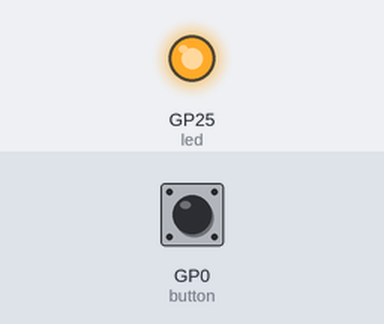
A program run on a simulated Raspberry Pi Pico running MicroPython. On the bench: output pins drawn as LEDs (lit = HIGH). The test bench sets the inputs (shaded band); at power-on: GP0 (button) LOW.

Above: at 1.2 s.
1.3 s: GP0 (button) pulled HIGH for 0.15 s
At 2.6 s:
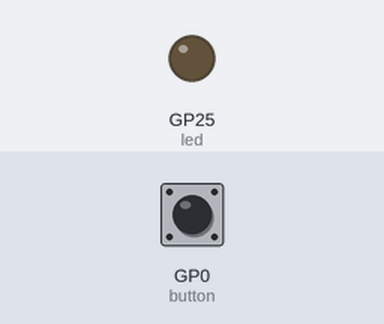
2.9 s: GP0 (button) pulled HIGH for 1 s
Timing chart, 0 to 3.2 s (numbered marks = the images above; inputs shaded):
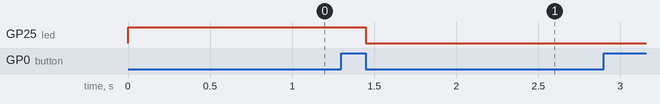

The program:

basic_examples.py
```python
import machine
import utime as utime

led = machine.Pin(25, machine.Pin.OUT)
button = machine.Pin(0, machine.Pin.IN, machine.Pin.PULL_DOWN)

state = True

def led_blinking():
    led.on()
    print("led on for 2 seconds")
    utime.sleep(2)

    led.off()
    print("led off for 1 second")
    utime.sleep(1)


def led_controlled_by_button():
    led.value(button.value())


def led_with_state():
    global state
    if (button.value() == 1):
        if (state):
            state = False
        else:
            state = True
    led.value(state)


while True:
    led_with_state()
```

Measured:
- after the input at 1.3 s, GP25 (led): HIGH → LOW after 0.15 s
